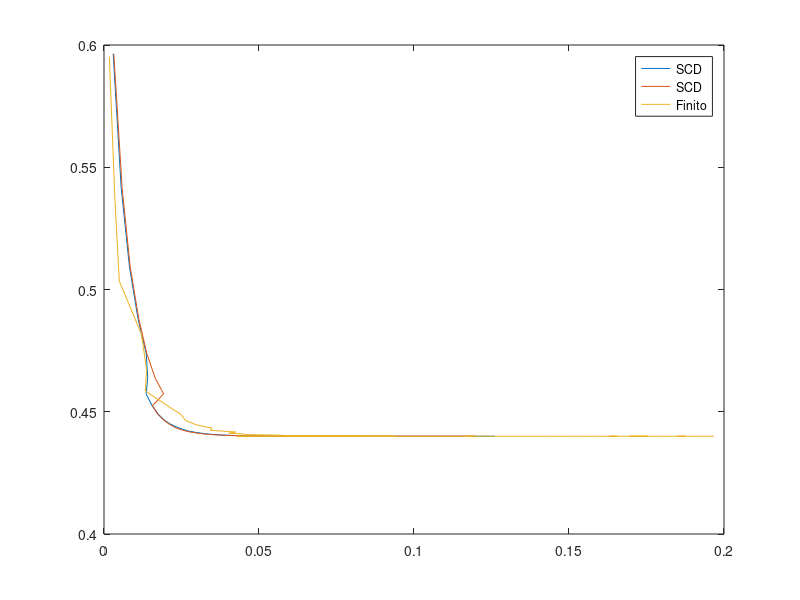

This chart was generated by the following MATLAB code:
clear;
load('records.mat') % algorithm, n, dim, alpha, s, epoch, p, blocksize, times, function values

figure;
for i = [31 35 43]
    plot(records{i,11},records{i,12}, 'DisplayName', sprintf(records{i,1})) ;hold on
end

legend
